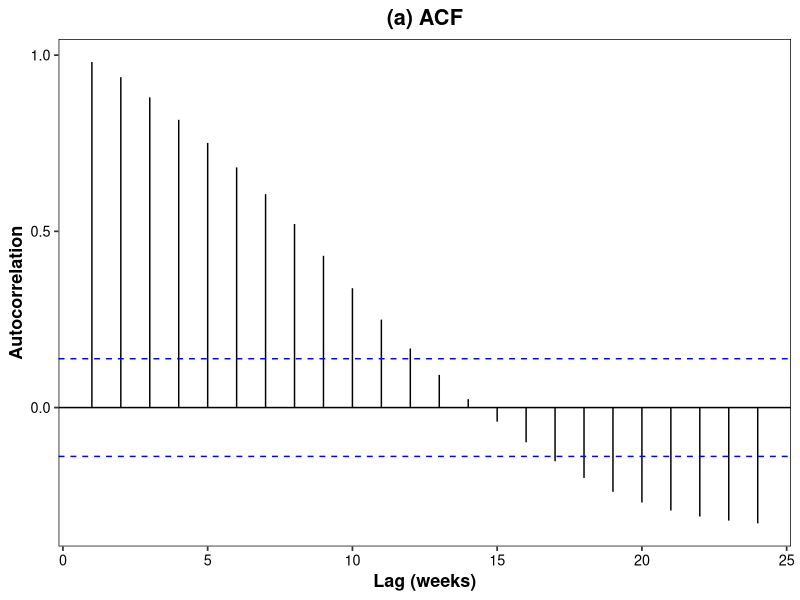
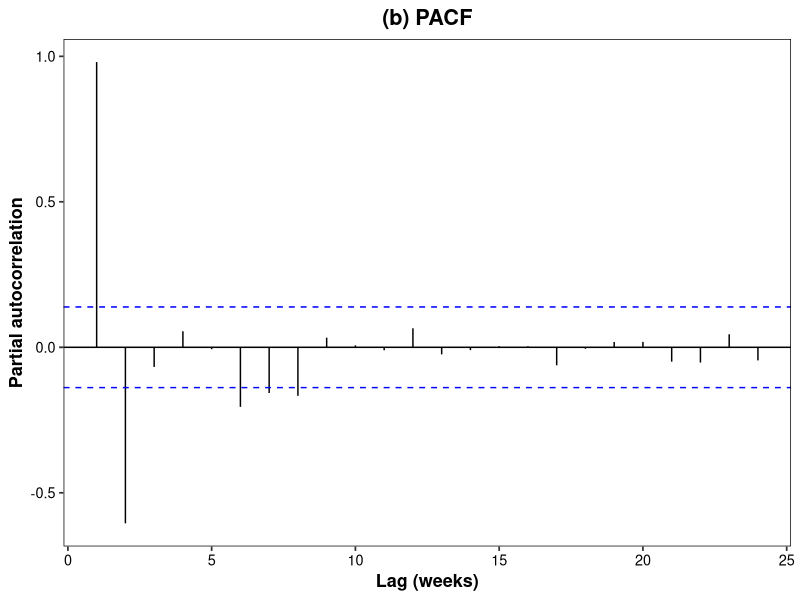
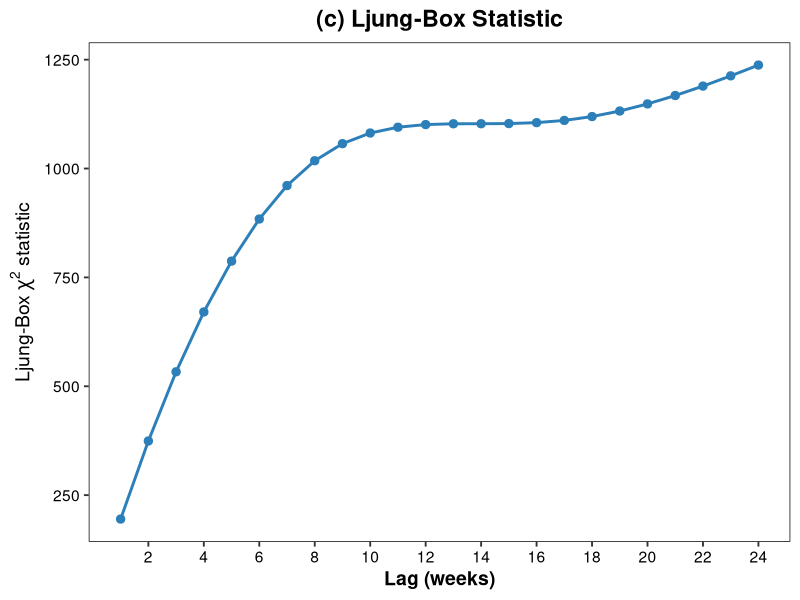
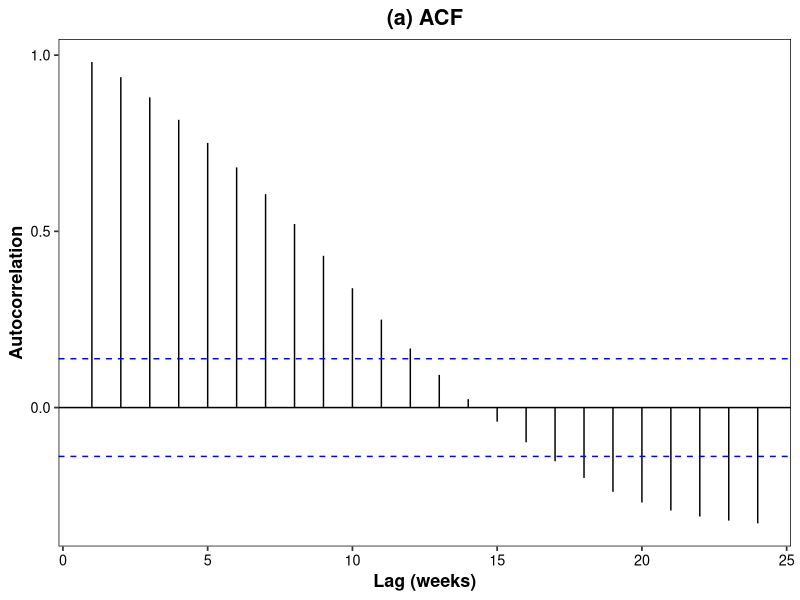
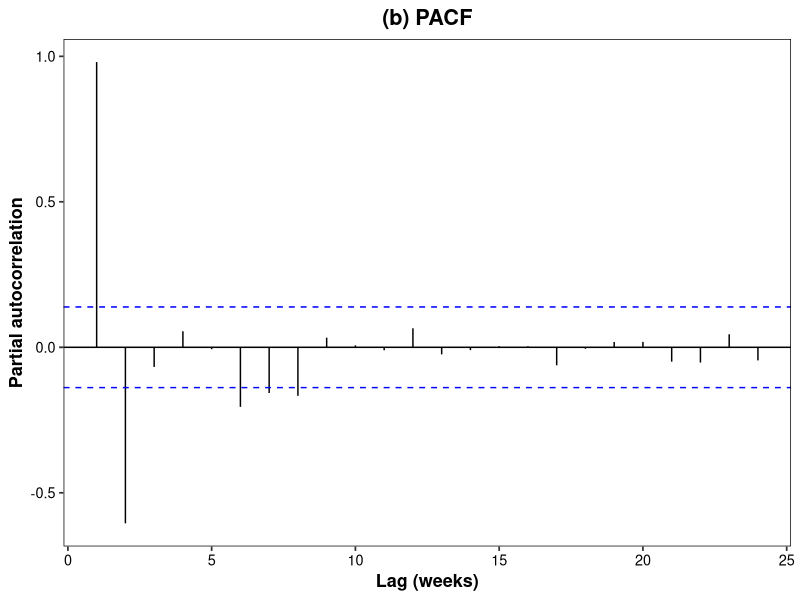
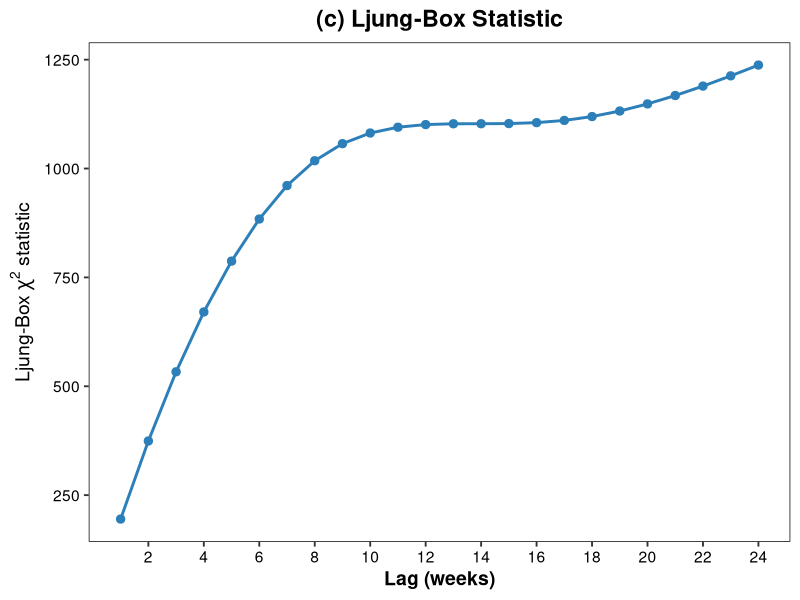

Source code (R) for these figures, in order:
# ============================================================
# Autocorrelation Diagnostics: (a) ACF, (b) PACF, (c) Ljung-Box
# ============================================================

library(dplyr)
library(ggplot2)
library(forecast)
library(patchwork)   # install.packages("patchwork") if not already installed

# -----------------------------
# Publication theme
# -----------------------------
theme_pub <- function(base_size = 13) {
  theme_bw(base_size = base_size) +
    theme(
      panel.grid = element_blank(),
      panel.border = element_rect(colour = "black", linewidth = 0.5),
      strip.background = element_rect(fill = "grey90", colour = "black"),
      strip.text = element_text(face = "bold"),
      axis.title = element_text(face = "bold"),
      axis.text = element_text(colour = "black"),
      plot.title = element_text(face = "bold", hjust = 0.5)
    )
}

# -----------------------------
# Load and order data
# -----------------------------
data1 <- read.csv("MyBDweeklyFinaldata.csv",stringsAsFactors = FALSE)
data1 <- data1[order(data1$Week), ]

max_lag <- 24

# -----------------------------
# (a) ACF panel
# -----------------------------
p1 <- ggAcf(data1$Dengue_cases, lag.max = max_lag) +
  labs(x = "Lag (weeks)", y = "Autocorrelation", title = "(a) ACF") +
  theme_pub()
print(p1)
# -----------------------------
# (b) PACF panel
# -----------------------------
p2 <- ggPacf(data1$Dengue_cases, lag.max = max_lag) +
  labs(x = "Lag (weeks)", y = "Partial autocorrelation", title = "(b) PACF") +
  theme_pub()
print(p2)
# -----------------------------
# (c) Ljung-Box statistic across lags 1-24
# -----------------------------
ljung_box_results <- lapply(1:max_lag, function(lag_value) {
  test <- Box.test(data1$Dengue_cases, lag = lag_value, type = "Ljung-Box")
  data.frame(
    Lag = lag_value,
    Statistic = as.numeric(test$statistic),
    p_value = test$p.value
  )
}) %>%
  bind_rows()

cat("\n--- Ljung-Box test results (lags 1-24) ---\n")
print(ljung_box_results)
write.csv(ljung_box_results, "ljung_box_results.csv", row.names = FALSE)

p3 <- ggplot(ljung_box_results, aes(x = Lag, y = Statistic)) +
  geom_line(colour = "#2C7FB8", linewidth = 1) +
  geom_point(colour = "#2C7FB8", size = 2.5) +
  scale_x_continuous(breaks = seq(2, max_lag, by = 2), limits = c(1, max_lag)) +
  labs(
    x = "Lag (weeks)",
    y = expression(paste("Ljung-Box ", chi^2, " statistic")),
    title = "(c) Ljung-Box Statistic"
  ) +
  theme_pub(base_size = 14)
print(p3)


ggsave("ACF.pdf",   plot = p1, width = 8, height = 5, units = "in")
ggsave("PACF.pdf",  plot = p2, width = 8, height = 5, units = "in")
ggsave("LjungBox.png", plot = p3, width = 7, height = 5, units = "in", dpi = 600, bg = "white")
